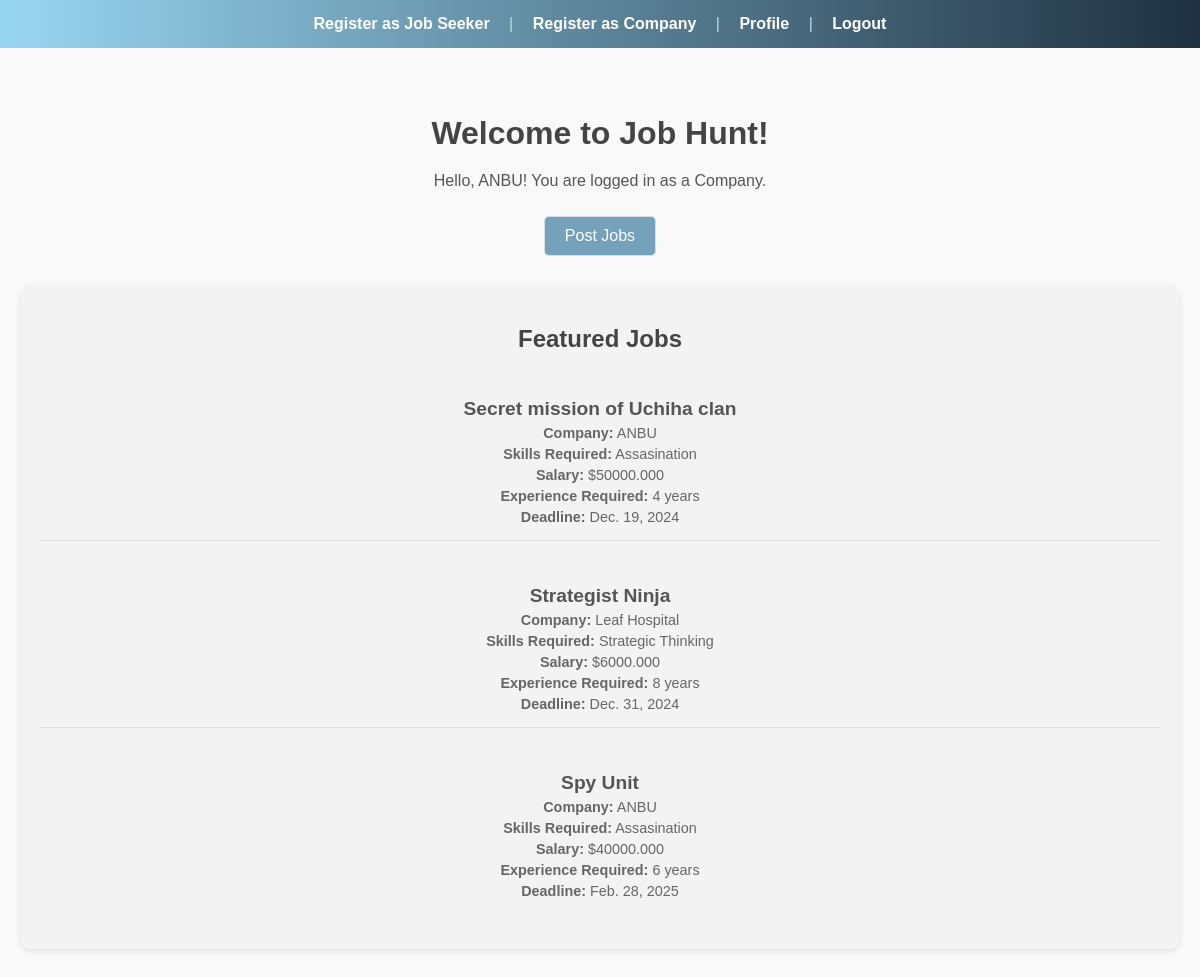
The page /home/ (signed in) on the database its author committed.
### jobs/models.py (models this page shows, shortened)
class company(models.Model):
    c_username = models.OneToOneField(user, on_delete=models.CASCADE, primary_key=True, related_name="company")
    company_name = models.CharField(max_length=100)
    company_type = models.CharField(max_length=100)
    establishment_year = models.DateField()

class jobs(models.Model):
    job_id = models.AutoField(primary_key=True)
    c_username = models.ForeignKey(company, on_delete=models.CASCADE, related_name="job_posted")
    req_skill = models.CharField(max_length=50)
    title = models.CharField(max_length=100)
    limit = models.IntegerField()
    salary = models.DecimalField(max_digits=10, decimal_places=3)
    description = models.CharField(max_length=400)
    req_experience = models.IntegerField()
    deadline = models.DateField()

### jobs/views.py (the view)
# urls.py: path('home/', views.home, name='home'),
def home(request):
    user_instance = user.objects.get(username=request.session['username'])
    all_jobs = jobs.objects.all()
    featured_jobs = sample(list(all_jobs), min(3, len(all_jobs)))
    if hasattr(user_instance, "job_seeker"):
        context = {
            'user': user_instance.job_seeker.first_name,
            'user_type': "Job Seeker",
            'featured_jobs': featured_jobs
        }
        return render(request, 'jobs/homes.html', context)
    elif hasattr(user_instance, "company"):
        context = {
            'user': user_instance.company.company_name,
            'user_type': "Company",
            'featured_jobs': featured_jobs
        }
        return render(request, 'jobs/homes.html', context)

### jobs/templates/jobs/homes.html (shortened to what this page needs)
<!DOCTYPE html>
<html lang="en">
<head>
    {% load static %}
    <link rel="stylesheet" href="{% static 'jobs/homes.css' %}">
</head>
<body>
    <nav>
        <a href="{% url 'register_job_seeker' %}">Register as Job Seeker</a> |
        <a href="{% url 'register_company' %}">Register as Company</a> |
        <a href="{% url 'company_dashboard' %}">Profile</a> |
        <a href="{% url 'user_logout' %}">Logout</a>
    </nav>
    <div class="content">
        <h2>Welcome to Job Hunt!</h2>
        <p>Hello, {{ user }}! You are logged in as a {{ user_type }}.</p>
        {% if user_type == "Job Seeker" %}
            <div class="actions">
                <a href="#" class="btn">View Available Jobs</a>
            </div>
        {% elif user_type == "Company" %}
            <div class="actions">
                <a href="{% url 'company_dashboard' %}" class="btn">Post Jobs</a>
            </div>
        {% endif %}
        <div class="featured-jobs">
            <h2>Featured Jobs</h2>
            <ul>
                {% for job in featured_jobs %}
                <li>
                    <h3>{{ job.title }}</h3>
                    <p><strong>Company:</strong> {{ job.c_username.company_name }}</p>
                    <p><strong>Skills Required:</strong> {{ job.req_skill }}</p>
                    <p><strong>Salary:</strong> ${{ job.salary }}</p>
                    <p><strong>Experience Required:</strong> {{ job.req_experience }} years</p>
                    <p><strong>Deadline:</strong> {{ job.deadline }}</p>
                </li>
                {% empty %}
                <p>No featured jobs available at the moment.</p>
                {% endfor %}
            </ul>
        </div>
    </div>
</body>
</html>

### jobs/static/jobs/homes.css (style rules this page uses)
body { font-family: 'Popins', sans-serif; margin: 0; padding: 0; background: #f9f9f9; color: #333; }
nav { background: #1f3140; background: linear-gradient(to right, #99d6f2, #1f3140); padding: 15px; text-align: center; color: #b4e0e8; }
nav a { color: #fff; margin: 0 15px; text-decoration: none; font-weight: 600; transition: color 0.3s ease; }
.content { text-align: center; padding: 40px 20px; max-width: 1500px; margin: 0 auto; }
.content h2 { font-size: 2rem; margin-bottom: 20px; color: #444; text-align: center; }
.content p { font-size: 1rem; color: #555; text-align: center; }
.actions .btn { margin: 10px; padding: 10px 20px; text-decoration: none; border: 1px solid #ddd; border-radius: 5px; font-weight: 500; color: white; display: inline-block; background: #73A2BA; transition: background 0.3s ease, color 0.3s ease; }
.featured-jobs { margin: 20px auto; padding: 20px; background: #f3f3f3; border-radius: 10px; box-shadow: 0 2px 5px rgba(0, 0, 0, 0.1); }
.featured-jobs h2 { font-size: 1.5rem; margin-bottom: 15px; text-align: center; color: #444; }
.featured-jobs ul { list-style: none; padding: 0; margin: 0; }
.featured-jobs ul li { margin-bottom: 15px; padding: 10px; border-bottom: 1px solid #ddd; }
.featured-jobs ul li:last-child { border-bottom: none; }
.featured-jobs ul li h3 { font-size: 1.2rem; margin-bottom: 5px; color: #555; }
.featured-jobs ul li p { font-size: 0.9rem; margin: 5px 0; color: #666; }

### rows shown on the page
company: company_name "ANBU"
jobs: title "Secret mission of Uchiha clan", c_username.company_name "ANBU", req_skill "Assasination", salary "50000.000", req_experience "4", deadline "Dec. 19, 2024"
jobs: title "Strategist Ninja", c_username.company_name "Leaf Hospital", req_skill "Strategic Thinking", salary "6000.000", req_experience "8", deadline "Dec. 31, 2024"
jobs: title "Spy Unit", c_username.company_name "ANBU", req_skill "Assasination", salary "40000.000", req_experience "6", deadline "Feb. 28, 2025"

### other values the page prints
{{ user_type }} "Company"
